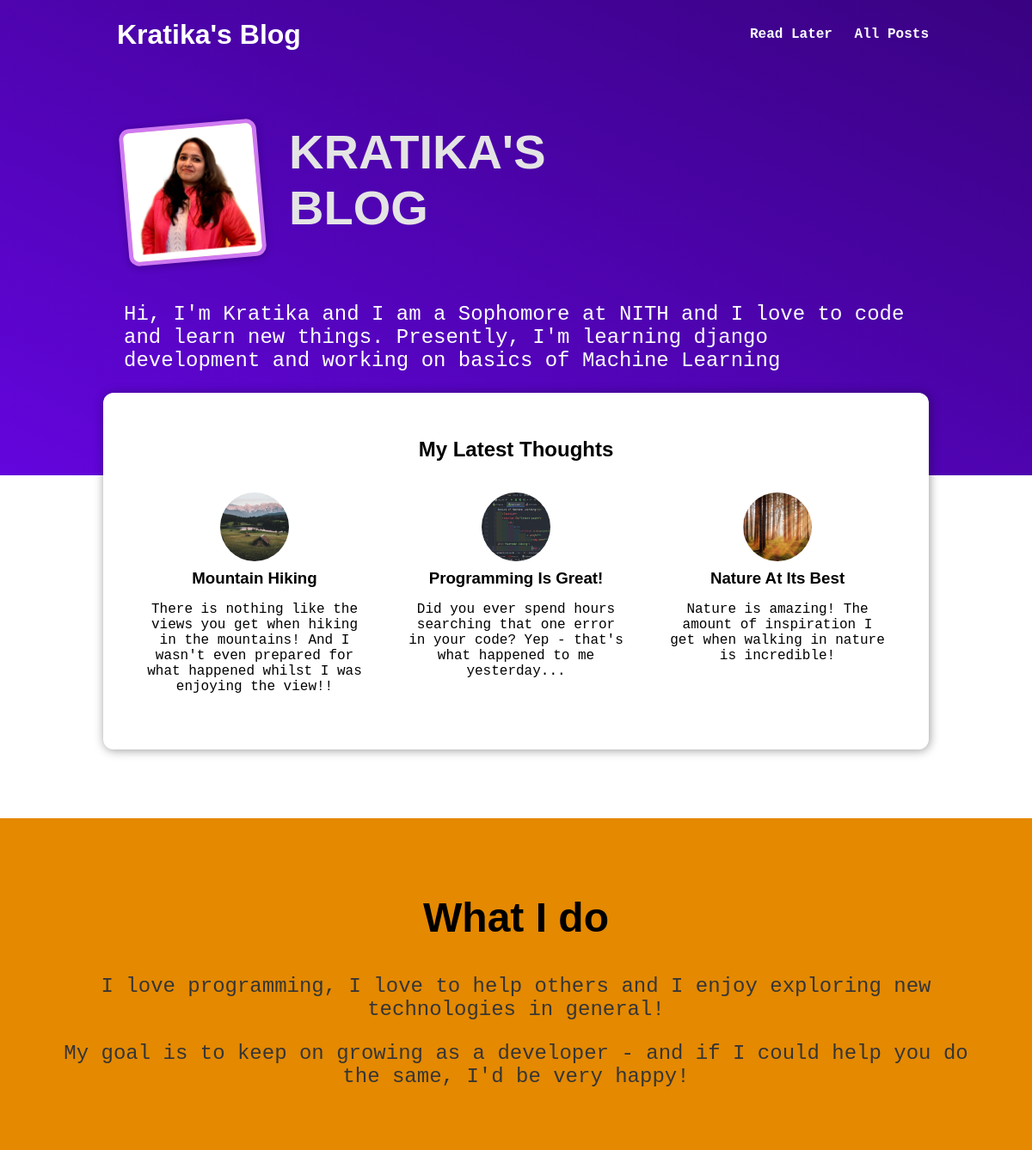
The page / on the database its author committed.
### blog/models.py (models this page shows, shortened)
class Post(models.Model):
    title = models.CharField(max_length=50)
    excerpt = models.CharField(max_length=250)
    image = models.ImageField(upload_to='posts', null=True)
    date = models.DateField(auto_now=True)
    slug = models.SlugField(unique=True, db_index=True)
    content = models.TextField(validators=[MinLengthValidator(10)])
    author = models.ForeignKey(Author, null=True, on_delete=models.SET_NULL, related_name='posts')
    tags = models.ManyToManyField(Tag)

### blog/views.py (the view)
# urls.py: path('', views.StartingPageView.as_view(), name='starting-page'),
class StartingPageView(ListView):
    template_name = "blog/index.html"
    model = Post
    ordering = ["-date"]
    context_object_name = 'posts'
    def get_queryset(self):
        queryset = super().get_queryset()
        data = queryset[:3]
        return data

### blog/templates/blog/index.html (shortened to what this page needs)
{% extends "base.html" %}
{% load static  %}
{% block css_files %}
    <link rel="stylesheet" href="{% static "blog/index.css" %}?{% now "U" %}">
    <link rel="stylesheet" href="{% static "blog/post.css" %}?{% now "U" %}">
{% endblock %}
{% block content %}
    <section id="welcome">
        <header>
            <img src="{% static "blog/images/personal.jpeg" %}" alt="Kratika - Author">
            <h2>KRATIKA'S BLOG</h2>
        </header>
        <p>Hi, I'm Kratika and I am a Sophomore at NITH and I love to code and learn new things. Presently, I'm learning
            django development and working on basics of Machine Learning</p>
    </section>
    <section id="latest-posts">
        <h2>My Latest Thoughts</h2>
        <ul>
            {% for post in posts %}
                {% include "blog/includes/post.html" %}
            {% endfor %}
        </ul>
    </section>
    <section id="about">
        <h2>What I do</h2>
        <p>I love programming, I love to help others and I enjoy exploring new technologies in general!
        </p>
        <p>
            My goal is to keep on growing as a developer - and if I could help you do the same, I'd be very happy!
        </p>
    </section>
{% endblock %}

### blog/templates/blog/includes/post.html
{% load static%}
<li>
    <article class="post">
        <a href="{% url 'post-detail-page' post.slug  %}">
            <img src="{{ post.image.url }}" alt="{{ post.title }}">
             <div class="post__content">
                <h3>{{ post.title }}</h3>
                <p>{{ post.excerpt }}</p>
            </div>
        </a>
    </article>
</li>

### static/app.css (style rules this page uses)
* { box-sizing: border-box; }
html { font-family: "Tahoma", monospace; }
body { margin: 0; }
h1, h2, h3 { font-family: "Comic Sans MS", sans-serif; font-weight: bold; }

### blog/static/blog/index.css (style rules this page uses)
#welcome { background:linear-gradient(to right top, #6305dd, #390281); padding: 6rem 12%; }
#welcome header { display: flex; align-items:flex-start; margin: 3rem auto; }
#welcome img { width: 10rem; height: 10rem; object-fit: cover; object-position: top; border: 5px solid #cf79f1; border-radius: 12px; background-color: #ffe1bf; transform: rotateZ(-5deg); box-shadow: 0 2px 8px rgba(0, 0, 0, 0.25); }
#welcome h2 { font-size: 3.5rem; margin:0 0 0 2rem; color:#e4e4e4; width:10rem; }
#welcome p { color: white; font-size: 1.5rem; }
#latest-posts { background-color: white; padding:2rem; border-radius: 12px; width:60rem; margin:-6rem auto 2rem auto; box-shadow: 1px 1px 12px rgba(0, 0, 0, 0.4); }
#latest-posts h2 { text-align: center; }
#latest-posts ul { list-style: none; margin:0; padding:0; display: flex; gap:1rem; }
#latest-posts li { flex: 1; }
#about { text-align: center; padding:3rem; background-color:#e48900; margin-top: 5rem; }
#about h2 { font-size: 3rem; }
#about p { font-size:1.5rem; color:#353535; }

### blog/static/blog/post.css (style rules this page uses)
.post { display:flex; flex-direction: column; align-items:center; text-align:center; }
.post a { text-decoration: none; color:black; transition: all 2.5s ease; padding:1rem; }
.post img { width: 5rem; height: 5rem; object-fit: cover; border-radius: 50%; }
.post h3 { margin: 0.25rem 0; }

### rows shown on the page
Post: image (picture), title "Mountain Hiking", excerpt "There is nothing like the views you get when hiking in the mountains! And I wasn't even prepared for what happened whilst I was enjoying the view!!"
Post: image (picture), title "Programming Is Great!", excerpt "Did you ever spend hours searching that one error in your code? Yep - that's what happened to me yesterday..."
Post: image (picture), title "Nature At Its Best", excerpt "Nature is amazing! The amount of inspiration I get when walking in nature is incredible!"
